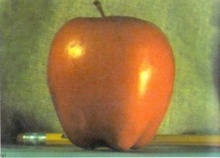
%> input picture DigitalImageAnalysis/a2/2011CS10231/apple.jpg, 220 x 158 px, shrunk from 420 x 301 before the run
$ octave compress.m   (GNU Octave 9; MATLAB toolbox functions it lacks are replaced by stand-ins)
%> lines starting %> are read from the running program, lines starting %| are printed output that depends on the picture
%> further down, I is the input picture: size 158x220x3 uint8; mean R, G, B 147.4, 123.8, 72.9
### DigitalImageAnalysis/a2/2011CS10231/reduce.m
function [G_reduce] = reduce(toReduce)

I = toReduce;


G = im2double(I);

a = 0.375;

gaussian_kernel1D = [1/4-a/2,1/4,a,1/4,1/4-a/2];

%gaussian filter kernel
w = kron(gaussian_kernel1D, gaussian_kernel1D');


rows = size(G,1);
cols = size(G,2);
depth = size(G,3);

rows_reduce_vec = 1:2:rows;
cols_reduce_vec = 1:2:cols;

rows_reduce = size(1:2:rows);
cols_reduce = size(1:2:cols);
G_reduce = zeros(rows_reduce(1,2), cols_reduce(1,2), size(G,3));

G_prime = zeros(size(G));

for color = 1:depth
    G_prime(:,:,color) = G(:,:,color);
    %filtering the color'th layer of image with output having 'same' dimensions
    G_prime = imfilter(G_prime,w,'same');
    G_reduce(:,:,color) = G_prime(rows_reduce_vec, cols_reduce_vec, color);
end

%show the reduced image
% imshow(G_reduce);
% imwrite(G_reduce, 'a.png', 'png', 'transparency', 'TransparentColor');
end

### DigitalImageAnalysis/a2/2011CS10231/pyramid.m
function [pyr_out] = pyramid(toGenerate, type, level)
%> called with type = 'laplacian', level = 3

% compressed_laplacian;
%if(strcmp(type,'gaussian') == 1)
%calculation is for gaussian which is also needed for laplacian
pyramid = cell(level,1);

pyramid{1,1} = im2double(toGenerate);

    for i = 1:level-1
        pyramid{i+1,1} = reduce(pyramid{i,1});
    end
%> this loop made 2 passes
%> pass 2, in reduce (call 2), `I = toReduce;`:
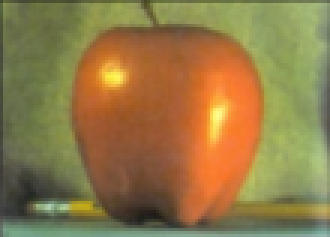
%> I: size 79x110x3 double (shown 3 times larger); mean R, G, B 0.573, 0.48, 0.281
%> after the loop, pyramid = 3 items
    %gaussian output
    pyr_out_gaussian = pyramid;
%> pyr_out_gaussian = 3 items

%elseif(strcmp(type,'laplacian') == 1)
    %laplacian of level would be same as gaussian = pyramid{level}
    for i = 1:1:level-1
        rows_vec = 1:1:(2*size(pyramid{i+1,1},1)-1);
        cols_vec = 1:1:(2*size(pyramid{i+1,1},2)-1);
        pyramid{i,1} = pyramid{i,1}(rows_vec,cols_vec,:);
        pyramid{i,1} = pyramid{i,1} - expand(pyramid{i+1,1});

        filenamei = strcat(num2str(i),'.txt');
        dlmwrite(filenamei,pyramid{i,1},'\t');
    end
%> this loop made 2 passes
%> pass 2, in expand (call 2), `I = toExpand;`:
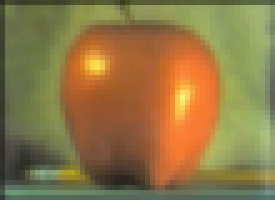
%> I: size 40x55x3 double (shown 5 times larger); mean R, G, B 0.562, 0.469, 0.274
    %laplacian output
    pyr_out_laplacian = pyramid;
%> pyr_out_laplacian = 3 items

if(strcmp(type,'gaussian') == 1)
    pyr_out = pyr_out_gaussian;
%     compressed_laplacian = pyr_out_laplacian;


elseif(strcmp(type,'laplacian') ==1)
    pyr_out = pyr_out_laplacian;
%> pyr_out = 3 items
%     compressed_laplacian = pyr_out_laplacian;
end


end

### DigitalImageAnalysis/a2/2011CS10231/expand.m
function [G_expand] = expand (toExpand)

I = toExpand;


G = im2double(I);

a = 0.375;

gaussian_kernel1D = [1/4-a/2,1/4,a,1/4,1/4-a/2];

%gaussian filter kernel
w = 4*kron(gaussian_kernel1D, gaussian_kernel1D');

rows_expand = 2*size(G,1)-1;
cols_expand = 2*size(G,2)-1;

G_expand = zeros(rows_expand(1,1), cols_expand(1,1), size(G,3));

%4 kernels for odd and even combinations

wee = w(1:2:size(w,1), 1:2:size(w,2)); %3X3 for even even
weo = w(1:2:size(w,1), 2:2:size(w,2)); %3X2 for even odd
woe = w(2:2:size(w,1), 1:2:size(w,2)); %2X3 for odd even
woo = w(2:2:size(w,1), 2:2:size(w,2)); %2X2 for odd odd


for i = 3:rows_expand
    for j = 3:cols_expand
        for color = 1:size(G,3)
%             G_(:,:,1) = G(:,:,1);

            %odd row and odd column
            if( mod(i,2)~=0 && mod(j,2)~= 0)
                moo = [-1,1];
                noo = [-1,1];
                for m = 1:size(woo,1)
                    for n = 1:size(woo,2)
                        G_expand(i,j,color) = G_expand(i,j,color) + woo(m,n)*G((i-moo(1,m))/2 , (j-noo(1,n))/2, color);
                    end
                end


            %odd row and even column
            elseif( mod(i,2)~=0 && mod(j,2)== 0)
                moe = [-1, 1];
                noe = [-2, 0, 2];
                 for m = 1:size(woe,1)
                    for n = 1:size(woe,2)
                        G_expand(i,j,color) = G_expand(i,j,color) + woe(m,n)*G((i-moe(1,m))/2 , (j-noe(1,n))/2, color);
                    end
                end


            %even row and odd column
            elseif( mod(i,2)==0 && mod(j,2)~= 0)
                meo = [-2, 0, 2];
                neo = [-1,1];
                 for m = 1:size(weo,1)
                    for n = 1:size(weo,2)
                        G_expand(i,j,color) = G_expand(i,j,color) + weo(m,n)*G((i-meo(1,m))/2 , (j-neo(1,n))/2, color);
                    end
                end


            %even row and even column
            elseif( mod(i,2)==0 && mod(j,2)== 0)
                mm = [-2, 0, 2];
                nn = [-2, 0, 2];
                 for m = 1:size(wee,1)
                    for n = 1:size(wee,2)
                        G_expand(i,j,color) = G_expand(i,j,color) + wee(m,n)*G((i-mm(1,m))/2 , (j-nn(1,n))/2, color);
                    end
                end
            end


        end
    end
end

### DigitalImageAnalysis/a2/2011CS10231/compress.m
clear
clc
I = imread('apple.jpg');

I = im2double(I);

pyr_out_laplacian = pyramid(I,'laplacian',3);
%> pyr_out_laplacian = 3 items

  for i =1:3
    pyr_out_laplacian{i,1} = round(255*(pyr_out_laplacian{i,1})/4)/255 ;
  end
